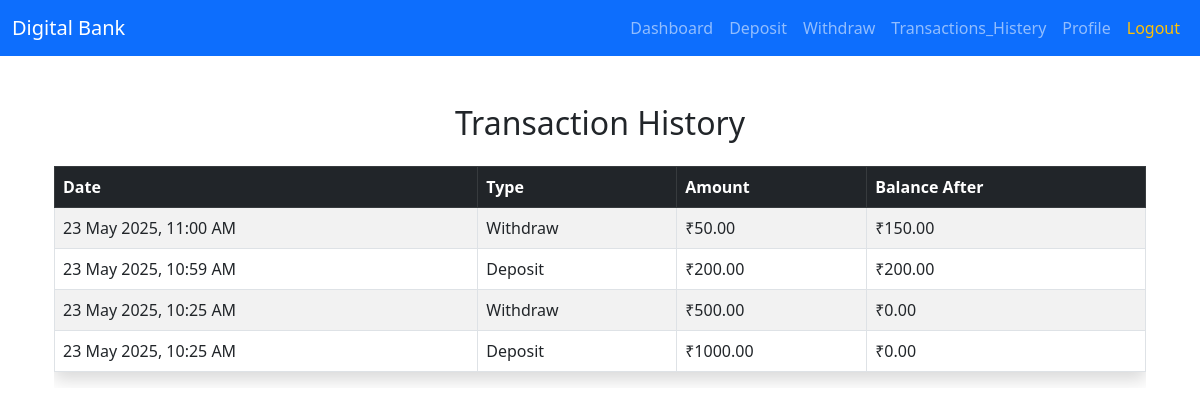
Page /transactions/ (signed in) on the committed database.
### bank/models.py (models this page shows, shortened)
class Transaction(models.Model):
    TRANSACTION_TYPES = (
        ('deposit', 'Deposit'),
        ('withdraw', 'Withdraw'),
    )
    user = models.ForeignKey(User, on_delete=models.CASCADE)
    amount = models.DecimalField(max_digits=10, decimal_places=2)
    transaction_type = models.CharField(max_length=10, choices=TRANSACTION_TYPES)
    date = models.DateTimeField(auto_now_add=True)
    balance_after_transaction = models.DecimalField(max_digits=10, decimal_places=2, default=0)

### bank/views.py (the view)
# urls.py: path('transactions/', views.transaction_history, name='transactions'),
@login_required(login_url='/login/')
def transaction_history(request):
    transactions = Transaction.objects.filter(user=request.user).order_by('-date')
    return render(request, 'bank/transaction_history.html', {'transactions': transactions})

### bank/templates/bank/transaction_history.html
{% extends 'bank/base.html' %}
{% block content %}
<div class="container mt-5">
  <h2 class="text-center mb-4">Transaction History</h2>
  <div class="table-responsive">
    <table class="table table-striped table-bordered shadow">
      <thead class="table-dark">
        <tr>
          <th>Date</th>
          <th>Type</th>
          <th>Amount</th>
          <th>Balance After</th>
        </tr>
      </thead>
      <tbody>
        {% for tx in transactions %}
        <tr>
          <td>{{ tx.date|date:"d M Y, h:i A" }}</td>
          <td class="text-capitalize">{{ tx.transaction_type }}</td>
          <td>₹{{ tx.amount }}</td>
          <td>₹{{ tx.balance_after_transaction }}</td>
        </tr>
        {% empty %}
        <tr>
          <td colspan="4" class="text-center">No transactions found.</td>
        </tr>
        {% endfor %}
      </tbody>
    </table>
  </div>
</div>
{% endblock %}

### rows in the picture
Transaction: date "23 May 2025, 11:00 AM", transaction_type "Withdraw", amount "50.00", balance_after_transaction "150.00"
Transaction: date "23 May 2025, 10:59 AM", transaction_type "Deposit", amount "200.00", balance_after_transaction "200.00"
Transaction: date "23 May 2025, 10:25 AM", transaction_type "Withdraw", amount "500.00", balance_after_transaction "0.00"
Transaction: date "23 May 2025, 10:25 AM", transaction_type "Deposit", amount "1000.00", balance_after_transaction "0.00"
